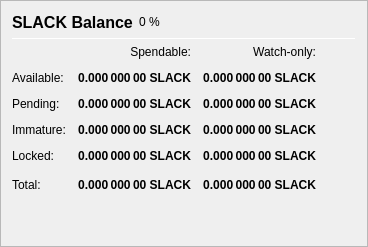
                   <widget class="QFrame" name="frame_Balances">
                    <property name="frameShape">
                     <enum>QFrame::StyledPanel</enum>
                    </property>
                    <property name="frameShadow">
                     <enum>QFrame::Raised</enum>
                    </property>
                    <layout class="QVBoxLayout" name="verticalLayout_4">
                     <item>
                      <layout class="QHBoxLayout" name="horizontalLayout_4">
                       <item>
                        <widget class="QLabel" name="label_5">
                         <property name="minimumSize">
                          <size>
                           <width>0</width>
                           <height>20</height>
                          </size>
                         </property>
                         <property name="font">
                          <font>
                           <pointsize>12</pointsize>
                           <weight>75</weight>
                           <bold>true</bold>
                          </font>
                         </property>
                         <property name="text">
                          <string>SLACK Balance</string>
                         </property>
                        </widget>
                       </item>
                       <item>
                        <widget class="QLabel" name="labelSLACKPercent">
                         <property name="text">
                          <string notr="true">0 %</string>
                         </property>
                        </widget>
                       </item>
                       <item>
                        <spacer name="horizontalSpacer_3">
                         <property name="orientation">
                          <enum>Qt::Horizontal</enum>
                         </property>
                         <property name="sizeHint" stdset="0">
                          <size>
                           <width>40</width>
                           <height>20</height>
                          </size>
                         </property>
                        </spacer>
                       </item>
                      </layout>
                     </item>
                     <item>
                      <widget class="Line" name="line_Balance">
                       <property name="minimumSize">
                        <size>
                         <width>0</width>
                         <height>1</height>
                        </size>
                       </property>
                       <property name="maximumSize">
                        <size>
                         <width>16777215</width>
                         <height>1</height>
                        </size>
                       </property>
                       <property name="orientation">
                        <enum>Qt::Horizontal</enum>
                       </property>
                      </widget>
                     </item>
                     <item>
                      <layout class="QGridLayout" name="gridLayout">
                       <property name="spacing">
                        <number>12</number>
                       </property>
                       <item row="0" column="1">
                        <widget class="QLabel" name="labelSpendable">
                         <property name="text">
                          <string>Spendable:</string>
                         </property>
                         <property name="alignment">
                          <set>Qt::AlignRight|Qt::AlignTrailing|Qt::AlignVCenter</set>
                         </property>
                        </widget>
                       </item>
                       <item row="0" column="2">
                        <widget class="QLabel" name="labelWatchonly">
                         <property name="text">
                          <string>Watch-only:</string>
                         </property>
                         <property name="alignment">
                          <set>Qt::AlignRight|Qt::AlignTrailing|Qt::AlignVCenter</set>
                         </property>
                        </widget>
                       </item>
                       <item row="1" column="0">
                        <widget class="QLabel" name="labelBalanceText">
                         <property name="text">
                          <string>Available:</string>
                         </property>
                        </widget>
                       </item>
                       <item row="1" column="1">
                        <widget class="QLabel" name="labelBalance">
                         <property name="font">
                          <font>
                           <weight>75</weight>
                           <bold>true</bold>
                          </font>
                         </property>
                         <property name="cursor">
                          <cursorShape>IBeamCursor</cursorShape>
                         </property>
                         <property name="toolTip">
                          <string>Your current spendable balance</string>
                         </property>
                         <property name="text">
                          <string notr="true">0.000 000 00 SLACK</string>
                         </property>
                         <property name="alignment">
                          <set>Qt::AlignRight|Qt::AlignTrailing|Qt::AlignVCenter</set>
                         </property>
                         <property name="textInteractionFlags">
                          <set>Qt::LinksAccessibleByMouse|Qt::TextSelectableByKeyboard|Qt::TextSelectableByMouse</set>
                         </property>
                        </widget>
                       </item>
                       <item row="1" column="2">
                        <widget class="QLabel" name="labelWatchAvailable">
                         <property name="font">
                          <font>
                           <weight>75</weight>
                           <bold>true</bold>
                          </font>
                         </property>
                         <property name="cursor">
                          <cursorShape>IBeamCursor</cursorShape>
                         </property>
                         <property name="toolTip">
                          <string>Your current balance in watch-only addresses</string>
                         </property>
                         <property name="text">
                          <string notr="true">0.000 000 00 SLACK</string>
                         </property>
                         <property name="alignment">
                          <set>Qt::AlignRight|Qt::AlignTrailing|Qt::AlignVCenter</set>
                         </property>
                         <property name="textInteractionFlags">
                          <set>Qt::LinksAccessibleByMouse|Qt::TextSelectableByKeyboard|Qt::TextSelectableByMouse</set>
                         </property>
                        </widget>
                       </item>
                       <item row="2" column="0">
                        <widget class="QLabel" name="labelPendingText">
                         <property name="text">
                          <string>Pending:</string>
                         </property>
                        </widget>
                       </item>
                       <item row="2" column="1">
                        <widget class="QLabel" name="labelUnconfirmed">
                         <property name="font">
                          <font>
                           <weight>75</weight>
                           <bold>true</bold>
                          </font>
                         </property>
                         <property name="cursor">
                          <cursorShape>IBeamCursor</cursorShape>
                         </property>
                         <property name="toolTip">
                          <string>Total of transactions that have yet to be confirmed, and do not yet count toward the spendable balance</string>
                         </property>
                         <property name="text">
                          <string notr="true">0.000 000 00 SLACK</string>
                         </property>
                         <property name="alignment">
                          <set>Qt::AlignRight|Qt::AlignTrailing|Qt::AlignVCenter</set>
                         </property>
                         <property name="textInteractionFlags">
                          <set>Qt::LinksAccessibleByMouse|Qt::TextSelectableByKeyboard|Qt::TextSelectableByMouse</set>
                         </property>
                        </widget>
                       </item>
                       <item row="2" column="2">
                        <widget class="QLabel" name="labelWatchPending">
                         <property name="font">
                          <font>
                           <weight>75</weight>
                           <bold>true</bold>
                          </font>
                         </property>
                         <property name="cursor">
                          <cursorShape>IBeamCursor</cursorShape>
                         </property>
                         <property name="toolTip">
                          <string>Unconfirmed transactions to watch-only addresses</string>
                         </property>
                         <property name="text">
                          <string notr="true">0.000 000 00 SLACK</string>
                         </property>
                         <property name="alignment">
                          <set>Qt::AlignRight|Qt::AlignTrailing|Qt::AlignVCenter</set>
                         </property>
                         <property name="textInteractionFlags">
                          <set>Qt::LinksAccessibleByMouse|Qt::TextSelectableByKeyboard|Qt::TextSelectableByMouse</set>
                         </property>
                        </widget>
                       </item>
                       <item row="3" column="0">
                        <widget class="QLabel" name="labelImmatureText">
                         <property name="text">
                          <string>Immature:</string>
                         </property>
                        </widget>
                       </item>
                       <item row="3" column="1">
                        <widget class="QLabel" name="labelImmature">
                         <property name="font">
                          <font>
                           <weight>75</weight>
                           <bold>true</bold>
                          </font>
                         </property>
                         <property name="cursor">
                          <cursorShape>IBeamCursor</cursorShape>
                         </property>
                         <property name="toolTip">
                          <string>Staked or masternode rewards that has not yet matured</string>
                         </property>
                         <property name="text">
                          <string notr="true">0.000 000 00 SLACK</string>
                         </property>
                         <property name="alignment">
                          <set>Qt::AlignRight|Qt::AlignTrailing|Qt::AlignVCenter</set>
                         </property>
                         <property name="textInteractionFlags">
                          <set>Qt::LinksAccessibleByMouse|Qt::TextSelectableByKeyboard|Qt::TextSelectableByMouse</set>
                         </property>
                        </widget>
                       </item>
                       <item row="3" column="2">
                        <widget class="QLabel" name="labelWatchImmature">
                         <property name="font">
                          <font>
                           <weight>75</weight>
                           <bold>true</bold>
                          </font>
                         </property>
                         <property name="cursor">
                          <cursorShape>IBeamCursor</cursorShape>
                         </property>
                         <property name="toolTip">
                          <string>Staked or masternode rewards in watch-only addresses that has not yet matured</string>
                         </property>
                         <property name="text">
                          <string notr="true">0.000 000 00 SLACK</string>
                         </property>
                         <property name="alignment">
                          <set>Qt::AlignRight|Qt::AlignTrailing|Qt::AlignVCenter</set>
                         </property>
                         <property name="textInteractionFlags">
                          <set>Qt::LinksAccessibleByMouse|Qt::TextSelectableByKeyboard|Qt::TextSelectableByMouse</set>
                         </property>
                        </widget>
                       </item>
                       <item row="4" column="0">
                        <widget class="QLabel" name="labelLockedBalanceText">
                         <property name="toolTip">
                          <string>Locked SLACK or Masternode collaterals. These are excluded from zSLACK minting.</string>
                         </property>
                         <property name="text">
                          <string>Locked:</string>
                         </property>
                        </widget>
                       </item>
                       <item row="4" column="1">
                        <widget class="QLabel" name="labelLockedBalance">
                         <property name="font">
                          <font>
                           <weight>75</weight>
                           <bold>true</bold>
                          </font>
                         </property>
                         <property name="cursor">
                          <cursorShape>IBeamCursor</cursorShape>
                         </property>
                         <property name="toolTip">
                          <string>Locked SLACK or Masternode collaterals. These are excluded from zSLACK minting.</string>
                         </property>
                         <property name="text">
                          <string notr="true">0.000 000 00 SLACK</string>
                         </property>
                         <property name="alignment">
                          <set>Qt::AlignRight|Qt::AlignTrailing|Qt::AlignVCenter</set>
                         </property>
                         <property name="textInteractionFlags">
                          <set>Qt::LinksAccessibleByMouse|Qt::TextSelectableByKeyboard|Qt::TextSelectableByMouse</set>
                         </property>
                        </widget>
                       </item>
                       <item row="4" column="2">
                        <widget class="QLabel" name="labelWatchLocked">
                         <property name="font">
                          <font>
                           <weight>75</weight>
                           <bold>true</bold>
                          </font>
                         </property>
                         <property name="cursor">
                          <cursorShape>IBeamCursor</cursorShape>
                         </property>
                         <property name="toolTip">
                          <string>Current locked balance in watch-only addresses</string>
                         </property>
                         <property name="text">
                          <string notr="true">0.000 000 00 SLACK</string>
                         </property>
                         <property name="alignment">
                          <set>Qt::AlignRight|Qt::AlignTrailing|Qt::AlignVCenter</set>
                         </property>
                         <property name="textInteractionFlags">
                          <set>Qt::LinksAccessibleByMouse|Qt::TextSelectableByKeyboard|Qt::TextSelectableByMouse</set>
                         </property>
                        </widget>
                       </item>
                       <item row="5" column="0">
                        <widget class="QLabel" name="labelTotalText">
                         <property name="toolTip">
                          <string>Your current Econocalypse balance, unconfirmed and immature transactions included</string>
                         </property>
                         <property name="text">
                          <string>Total:</string>
                         </property>
                        </widget>
                       </item>
                       <item row="5" column="1">
                        <widget class="QLabel" name="labelTotal">
                         <property name="font">
                          <font>
                           <weight>75</weight>
                           <bold>true</bold>
                          </font>
                         </property>
                         <property name="cursor">
                          <cursorShape>IBeamCursor</cursorShape>
                         </property>
                         <property name="toolTip">
                          <string>Your current Econocalypse balance, unconfirmed and immature transactions included</string>
                         </property>
                         <property name="text">
                          <string notr="true">0.000 000 00 SLACK</string>
                         </property>
                         <property name="alignment">
                          <set>Qt::AlignRight|Qt::AlignTrailing|Qt::AlignVCenter</set>
                         </property>
                         <property name="textInteractionFlags">
                          <set>Qt::LinksAccessibleByMouse|Qt::TextSelectableByKeyboard|Qt::TextSelectableByMouse</set>
                         </property>
                        </widget>
                       </item>
                       <item row="5" column="2">
                        <widget class="QLabel" name="labelWatchTotal">
                         <property name="font">
                          <font>
                           <weight>75</weight>
                           <bold>true</bold>
                          </font>
                         </property>
                         <property name="cursor">
                          <cursorShape>IBeamCursor</cursorShape>
                         </property>
                         <property name="toolTip">
                          <string>Current total balance in watch-only addresses</string>
                         </property>
                         <property name="text">
                          <string notr="true">0.000 000 00 SLACK</string>
                         </property>
                         <property name="alignment">
                          <set>Qt::AlignRight|Qt::AlignTrailing|Qt::AlignVCenter</set>
                         </property>
                         <property name="textInteractionFlags">
                          <set>Qt::LinksAccessibleByMouse|Qt::TextSelectableByKeyboard|Qt::TextSelectableByMouse</set>
                         </property>
                        </widget>
                       </item>
                       <item row="5" column="3">
                        <spacer name="horizontalSpacer_9">
                         <property name="orientation">
                          <enum>Qt::Horizontal</enum>
                         </property>
                         <property name="sizeHint" stdset="0">
                          <size>
                           <width>40</width>
                           <height>20</height>
                          </size>
                         </property>
                        </spacer>
                       </item>
                      </layout>
                     </item>
                     <item>
                      <spacer name="verticalSpacer_3">
                       <property name="orientation">
                        <enum>Qt::Vertical</enum>
                       </property>
                       <property name="sizeHint" stdset="0">
                        <size>
                         <width>20</width>
                         <height>40</height>
                        </size>
                       </property>
                      </spacer>
                     </item>
                    </layout>
                   </widget>
